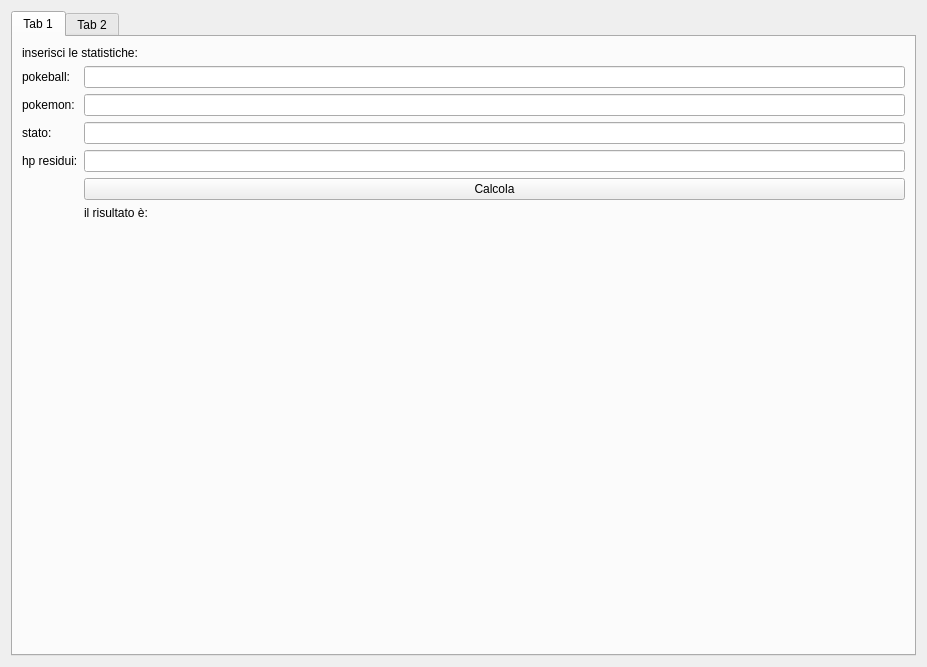
<?xml version="1.0" encoding="UTF-8"?>
<ui version="4.0">
 <class>Form</class>
 <widget class="QWidget" name="Form">
  <property name="geometry">
   <rect>
    <x>0</x>
    <y>0</y>
    <width>927</width>
    <height>667</height>
   </rect>
  </property>
  <property name="windowTitle">
   <string>Form</string>
  </property>
  <layout class="QVBoxLayout" name="verticalLayout_2">
   <item>
    <widget class="QTabWidget" name="tabWidget">
     <property name="currentIndex">
      <number>0</number>
     </property>
     <widget class="QWidget" name="tab">
      <attribute name="title">
       <string>Tab 1</string>
      </attribute>
      <layout class="QVBoxLayout" name="verticalLayout">
       <item>
        <layout class="QFormLayout" name="formLayout">
         <item row="0" column="0" colspan="2">
          <widget class="QLabel" name="label">
           <property name="text">
            <string>inserisci le statistiche:</string>
           </property>
          </widget>
         </item>
         <item row="1" column="0">
          <widget class="QLabel" name="pokeball_label">
           <property name="text">
            <string>pokeball:</string>
           </property>
          </widget>
         </item>
         <item row="1" column="1">
          <widget class="QLineEdit" name="pokeball"/>
         </item>
         <item row="2" column="0">
          <widget class="QLabel" name="name_label">
           <property name="text">
            <string>pokemon:</string>
           </property>
          </widget>
         </item>
         <item row="2" column="1">
          <widget class="QLineEdit" name="pokemon"/>
         </item>
         <item row="3" column="0">
          <widget class="QLabel" name="status_label">
           <property name="text">
            <string>stato:</string>
           </property>
          </widget>
         </item>
         <item row="3" column="1">
          <widget class="QLineEdit" name="status"/>
         </item>
         <item row="5" column="0">
          <widget class="QLabel" name="hp_label">
           <property name="text">
            <string>hp residui:</string>
           </property>
          </widget>
         </item>
         <item row="5" column="1">
          <widget class="QLineEdit" name="hp"/>
         </item>
         <item row="10" column="0">
          <spacer name="horizontalSpacer">
           <property name="orientation">
            <enum>Qt::Horizontal</enum>
           </property>
           <property name="sizeHint" stdset="0">
            <size>
             <width>40</width>
             <height>20</height>
            </size>
           </property>
          </spacer>
         </item>
         <item row="10" column="1">
          <widget class="QPushButton" name="pushButton">
           <property name="text">
            <string>Calcola</string>
           </property>
          </widget>
         </item>
         <item row="11" column="1">
          <widget class="QLabel" name="result_label">
           <property name="text">
            <string>il risultato è:</string>
           </property>
          </widget>
         </item>
        </layout>
       </item>
      </layout>
     </widget>
     <widget class="QWidget" name="tab_2">
      <attribute name="title">
       <string>Tab 2</string>
      </attribute>
     </widget>
    </widget>
   </item>
  </layout>
 </widget>
 <resources/>
 <connections/>
</ui>
